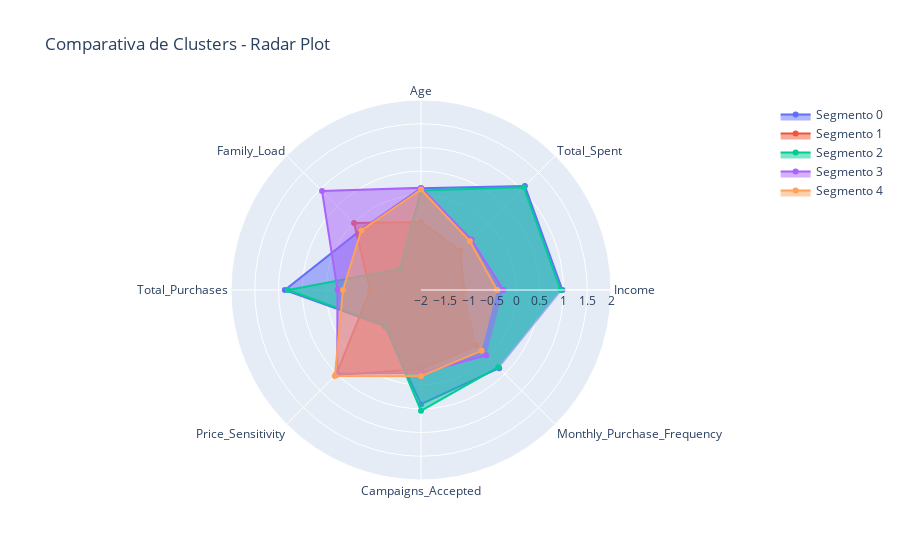

Notebook source saved alongside this figure:
### Code cell
df_radar = df_radar[['Income', 'Total_Spent', 'Age', 'Family_Load', 'Total_Purchases', 'Price_Sensitivity', 'Campaigns_Accepted', 'Monthly_Purchase_Frequency', 'Cluster']]

# Calculamos la media de cada variable por cluster
radar_avg = df_radar.groupby('Cluster').mean()

# Creamos la figura
fig = go.Figure()

# Añadimos una traza por cada cluster
for cluster in radar_avg.index:
    fig.add_trace(go.Scatterpolar(
        r=radar_avg.loc[cluster],
        theta=radar_avg.columns,
        fill='toself',
        name=f'Segmento {cluster}'
    ))

# Configuramos el layout del gráfico
fig.update_layout(
    polar=dict(
        radialaxis=dict(
            visible=True,
            range=[-2, 2]  # ajuste si es necesario según los valores escalados
        )),
    showlegend=True,
    title='Comparativa de Clusters - Radar Plot'
)

fig.show()

### Figure 1 — Plotly figure (JSON) as saved in the notebook; plotly's stock layout.template omitted (floating-point values rounded to 4 significant figures)
{"data": [{"fill": "toself", "name": "Segmento 0", "r": [0.977, 1.093, 0.1403, -0.2105, 0.8664, -0.9233, 0.4055, 0.3274], "theta": ["Income", "Total_Spent", "Age", "Family_Load", "Total_Purchases", "Price_Sensitivity", "Campaigns_Accepted", "Monthly_Purchase_Frequency"], "type": "scatterpolar"}, {"fill": "toself", "name": "Segmento 1", "r": [-1.091, -0.8301, -0.5684, -0.005713, -0.929, 0.5299, -0.3301, -0.3522], "theta": ["Income", "Total_Spent", "Age", "Family_Load", "Total_Purchases", "Price_Sensitivity", "Campaigns_Accepted", "Monthly_Purchase_Frequency"], "type": "scatterpolar"}, {"fill": "toself", "name": "Segmento 2", "r": [0.9387, 1.059, 0.09637, -1.374, 0.7981, -0.9382, 0.5436, 0.2991], "theta": ["Income", "Total_Spent", "Age", "Family_Load", "Total_Purchases", "Price_Sensitivity", "Campaigns_Accepted", "Monthly_Purchase_Frequency"], "type": "scatterpolar"}, {"fill": "toself", "name": "Segmento 3", "r": [-0.2652, -0.4972, 0.1499, 0.9473, -0.2413, 0.4937, -0.2535, -0.05514], "theta": ["Income", "Total_Spent", "Age", "Family_Load", "Total_Purchases", "Price_Sensitivity", "Campaigns_Accepted", "Monthly_Purchase_Frequency"], "type": "scatterpolar"}, {"fill": "toself", "name": "Segmento 4", "r": [-0.3973, -0.5455, 0.1155, -0.2229, -0.3565, 0.5636, -0.1819, -0.1948], "theta": ["Income", "Total_Spent", "Age", "Family_Load", "Total_Purchases", "Price_Sensitivity", "Campaigns_Accepted", "Monthly_Purchase_Frequency"], "type": "scatterpolar"}], "layout": {"polar": {"radialaxis": {"range": [-2, 2], "visible": true}}, "showlegend": true, "title": {"text": "Comparativa de Clusters - Radar Plot"}}}
